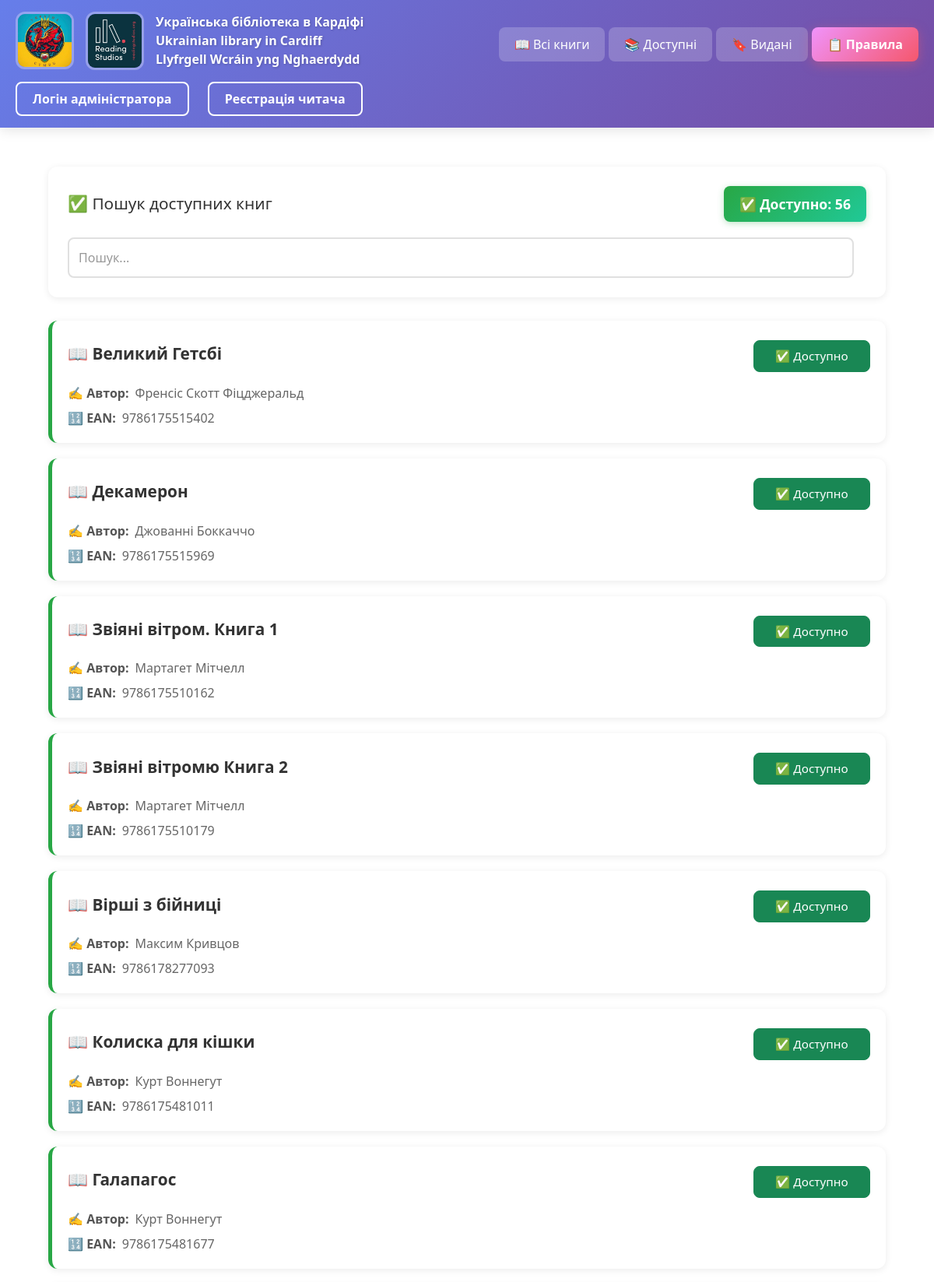
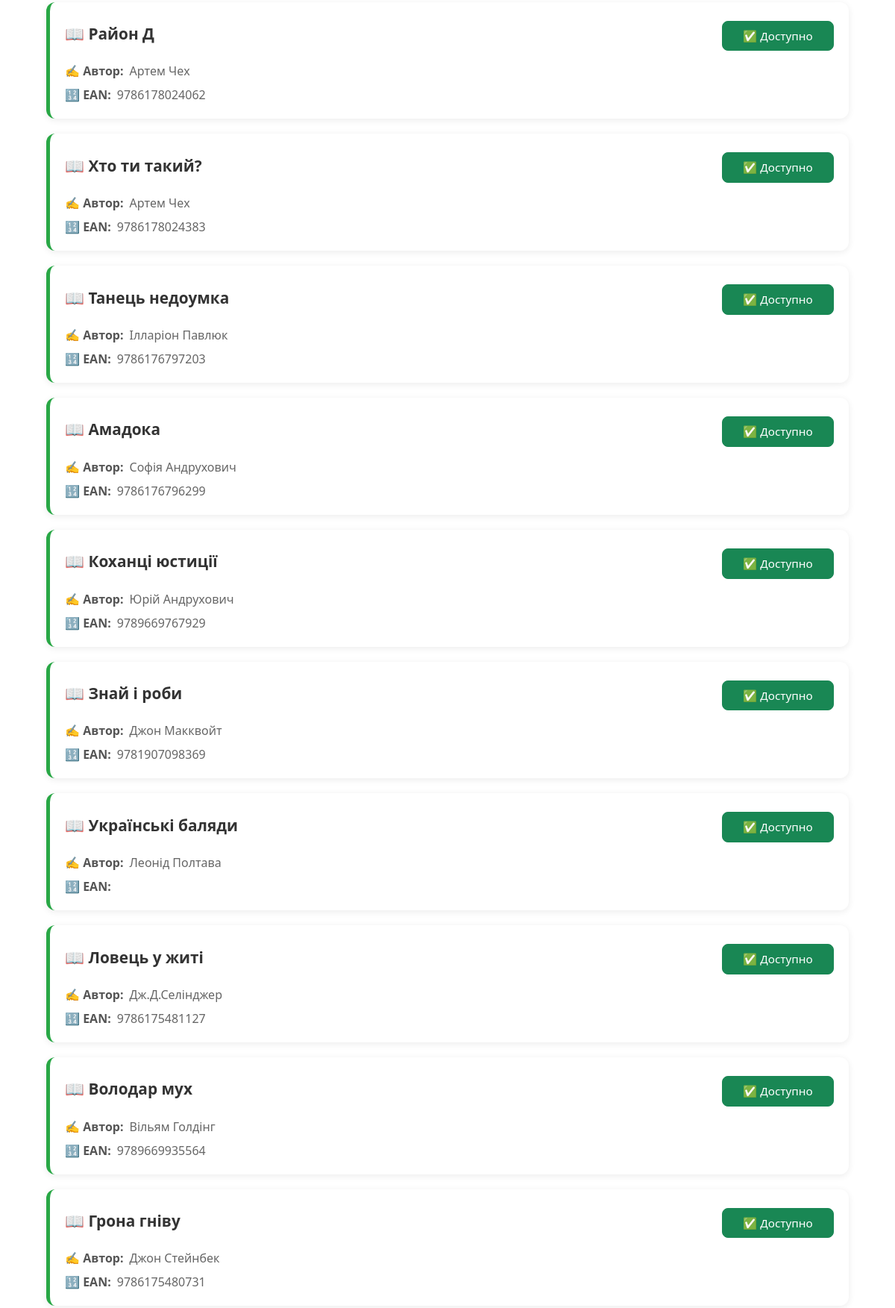
Page /notbook (upper part) on the committed database (2 pictures, top to bottom).
### app.py (models this page shows)
class Book(db.Model):
    id = db.Column(db.Integer, primary_key=True)
    name_book = db.Column(db.String(100), nullable=False)
    author = db.Column(db.String(100), nullable=False)
    surname = db.Column(db.String(100), default='')
    ean = db.Column(db.Text, nullable=False)
    buyer = db.Column(db.String(100), nullable=False)
    phone = db.Column(db.String(20), nullable=False)
    stat = db.Column(db.String(20), nullable=False)
    date = db.Column(db.DateTime, default=datetime.utcnow)
    enddate = db.Column(db.DateTime, default=datetime.utcnow)
    history = db.Column(db.String(100), default='')

### app.py (the view)
@app.route('/notbook')
def notbook():
    search_query = request.args.get('search', '')
    if search_query:
        search_query_lower = search_query.lower()
        notbook = []
        for book in Book.query.filter(Book.stat == 'доступна').all():
            if (search_query_lower in book.name_book.lower() or
                search_query_lower in book.author.lower() or
                search_query_lower in book.ean.lower()):
                notbook.append(book)
    else:
        notbook = Book.query.filter(Book.stat == 'доступна').all()
    return render_template('notbook.html', notbook=notbook, search_query=search_query)

### templates/notbook.html (shortened to what this page needs)
{% extends 'base.html' %}
{% block body %}
<div class="container" style="max-width: 1200px; margin: 0 auto; padding: 20px;">
    <div style="background: white; padding: 25px; border-radius: 12px; box-shadow: 0 2px 10px rgba(0,0,0,0.08); margin-bottom: 30px;">
        <div style="display: flex; justify-content: space-between; align-items: center; flex-wrap: wrap; gap: 15px; margin-bottom: 20px;">
            <h2 style="color: #333; margin: 0; font-size: 1.3em; display: flex; align-items: center; gap: 10px;">
                ✅ Пошук доступних книг
            </h2>
            <div style="background: linear-gradient(135deg, #28a745 0%, #20c997 100%); padding: 10px 20px; border-radius: 8px; box-shadow: 0 2px 8px rgba(40, 167, 69, 0.3);">
                <span style="color: white; font-weight: 600; font-size: 1.1em;">
                    ✅ Доступно: {{ notbook|length }}
                </span>
            </div>
        </div>
        <form class="col-12 col-lg-auto mb-3 mb-lg-0 me-lg-3" method="GET" action="/notbook" style="display: flex; gap: 15px; align-items: center; flex-wrap: wrap;">
            <input type="search" name="search" id="searchInput" class="search form-control text-bg-white" placeholder="Пошук..." aria-label="Search" value="{{ search_query if search_query else '' }}" style="flex: 1; min-width: 100%; padding: 12px; border: 2px solid #e0e0e0; border-radius: 8px; font-size: 1em; transition: border 0.3s;">
        </form>
    </div>
    {% if notbook %}
        <div style="display: grid; gap: 20px;">
            {% for el in notbook %}
            <div class="gigi">
                <div class="didi"
                    style="background: white; padding: 20px; border-radius: 12px; box-shadow: 0 2px 10px rgba(0,0,0,0.08); cursor: pointer; transition: transform 0.2s, box-shadow 0.3s; border-left: 5px solid #28a745;"
                    onclick="window.location.href='/books/{{ el.id }}'"
                    onmouseover="this.style.transform='translateY(-3px)'; this.style.boxShadow='0 6px 20px rgba(0,0,0,0.15)';"
                    onmouseout="this.style.transform='translateY(0)'; this.style.boxShadow='0 2px 10px rgba(0,0,0,0.08)';">
                    <div class="book-header" style="display: flex; justify-content: space-between; align-items: center; margin-bottom: 15px;">
                        <h3 class="tutu" style="margin: 0; font-size: 1.3em; color: #333; font-weight: 600;">
                            📖 {{ el.name_book }}
                        </h3>
                        <span class="btn btn-success"
                            style="width: 150px; padding: 8px 16px; font-size: 0.95em; border-radius: 8px; pointer-events: none;">
                            ✅ Доступно
                        </span>
                    </div>
                    <div style="display: flex; flex-direction: column; gap: 8px; color: #666;">
                        <p class="tutu" style="margin: 0; display: flex; align-items: center; gap: 8px;">
                            <span style="font-weight: 600; color: #555;">✍️ Автор:</span> {{ el.author }}
                        </p>
                        <p class="tutu" style="margin: 0; display: flex; align-items: center; gap: 8px;">
                            <span style="font-weight: 600; color: #555;">🔢 EAN:</span> {{ el.ean }}
                        </p>
                    </div>
                </div>
            </div>
            {% endfor %}
        </div>
    {% endif %}
</div>
{% endblock %}

### templates/base.html (shortened to what this page needs)
<!DOCTYPE html>
<html lang="en">
<head>
    <link rel="stylesheet" href="{{ url_for('static', filename='css/main.css') }}">
    <link href="https://cdn.jsdelivr.net/npm/bootstrap@5.3.8/dist/css/bootstrap.min.css" rel="stylesheet"
>
</head>
<body>
    <header class="modern-header">
        <div class="header-container">
            <div class="d-flex flex-wrap align-items-center justify-content-between">
                <div class="logo-section" style="margin-bottom: 10px;">
                    <a href="/">
                        <img src="{{ url_for('static', filename='image/logotyp.jpg') }}" alt="logo" class="logo-img" style="width: 75px">
                    </a>
                    <a href="/">
                        <img src="{{ url_for('static', filename='image/logotyp3.jpg') }}" alt="logo" class="logo-img" style="width: 75px">
                    </a>
                    <div class="logo-text">
                        <span class="main-title">Українська бібліотека в Кардіфі</span>
                        <span class="main-title">Ukrainian library in Cardiff</span>
                        <span class="main-title">Llyfrgell Wcráin yng Nghaerdydd</span>
                    </div>
                </div>
                <div class="nav-container col-12 col-md-auto mb-2 justify-content-center mb-md-0">
                    <div class="nav-row nav-row-1">
                        <a href="/" class="nav-link active">📖 Всі книги</a>
                        <a href="/notbook" class="nav-link active">📚 Доступні</a>
                        <a href="/booked" class="nav-link active">🔖 Видані</a>
                    </div>
                    <div class="nav-row nav-row-2">
                        <a href="/rules" class="nav-link nav-link-special">📋 Правила</a>
                    </div>
                </div>
                <div class="text-end">
                    {% if current_user.is_authenticated %}
                    <a href="/logout" class="btn btn-outline-danger">Вихід</a>
                    {% else %}
                    <a href="/login"  class="btn btn-outline-primary">Логін адміністратора</a>
                    <a href="/reg" style="margin-left: 20px;" class="btn btn-outline-primary">Реєстрація читача</a>
                    {% endif %}
                </div>
            </div>
        </div>
    </header>
    <div class="container">
        {% block body %}{% endblock %}
    </div>
</body>
</html>

### static/css/main.css (style rules this page uses)
header { background-color: white; top:0; z-index: 1000; }
.btn { margin-top: 5px; }
.tutu { margin-bottom:7px }
.search { max-width: 90%; }

### templates/base.html (style rules this page uses)
.modern-header { background: linear-gradient(135deg, #667eea 0%, #764ba2 100%); box-shadow: 0 4px 15px rgba(0,0,0,0.1); padding: 15px 0; margin-bottom: 30px; }
.header-container { max-width: 100%; padding: 0 20px; margin: 0; }
.logo-section { display: flex; align-items: center; gap: 15px; }
.logo-img { width: 75px; border: 3px solid rgba(255,255,255,0.3); border-radius: 12px; transition: transform 0.3s; flex-shrink: 0; }
.logo-text { display: flex; flex-direction: column; gap: 3px; }
.logo-text span { color: white; font-weight: 600; line-height: 1.3; text-shadow: 1px 1px 3px rgba(0,0,0,0.2); }
.logo-text .main-title { font-size: 1em; }
.nav-container { display: flex; gap: 5px; }
.nav-row { display: flex; gap: 5px; }
.nav-link { color: rgba(255,255,255,0.9) !important; font-weight: 500; padding: 10px 20px !important; border-radius: 8px; transition: all 0.3s; position: relative; }
.nav-link.active { background: rgba(255,255,255,0.2); color: white !important; }
.nav-link-special { background: linear-gradient(135deg, #f093fb 0%, #f5576c 100%) !important; color: white !important; font-weight: 600 !important; box-shadow: 0 4px 15px rgba(245, 87, 108, 0.4); animation: pulse 2s infinite; }
.btn-outline-danger, .btn-outline-primary { border: 2px solid white; color: white; font-weight: 600; padding: 8px 20px; border-radius: 8px; transition: all 0.3s; }

### templates/notbook.html (style rules this page uses)
.search::placeholder { color: #999; }

### rows in the picture
Book: name_book "Великий Гетсбі", author "Френсіс Скотт Фіцджеральд", ean "9786175515402"
Book: name_book "Декамерон", author "Джованні Боккаччо", ean "9786175515969"
Book: name_book "Звіяні вітром. Книга 1", author "Мартагет Мітчелл", ean "9786175510162"
Book: name_book "Звіяні вітромю Книга 2", author "Мартагет Мітчелл", ean "9786175510179"
Book: name_book "Вірші з бійниці", author "Максим Кривцов", ean "9786178277093"
Book: name_book "Колиска для кішки", author "Курт Воннегут", ean "9786175481011"
Book: name_book "Галапагос", author "Курт Воннегут", ean "9786175481677"
Book: name_book "Район Д", author "Артем Чех", ean "9786178024062"
Book: name_book "Хто ти такий?", author "Артем Чех", ean "9786178024383"
Book: name_book "Танець недоумка", author "Ілларіон Павлюк", ean "9786176797203"
Book: name_book "Амадока", author "Софія Андрухович", ean "9786176796299"
Book: name_book "Коханці юстиції", author "Юрій Андрухович", ean "9789669767929"
Book: name_book "Знай і роби", author "Джон Макквойт", ean "9781907098369"
Book: name_book "Українські баляди", author "Леонід Полтава"
Book: name_book "Ловець у житі", author "Дж.Д.Селінджер", ean "9786175481127"
Book: name_book "Володар мух", author "Вільям Голдінг", ean "9789669935564"
Book: name_book "Грона гніву", author "Джон Стейнбек", ean "9786175480731"

### other values in the picture
{{ notbook|length }} "56"
